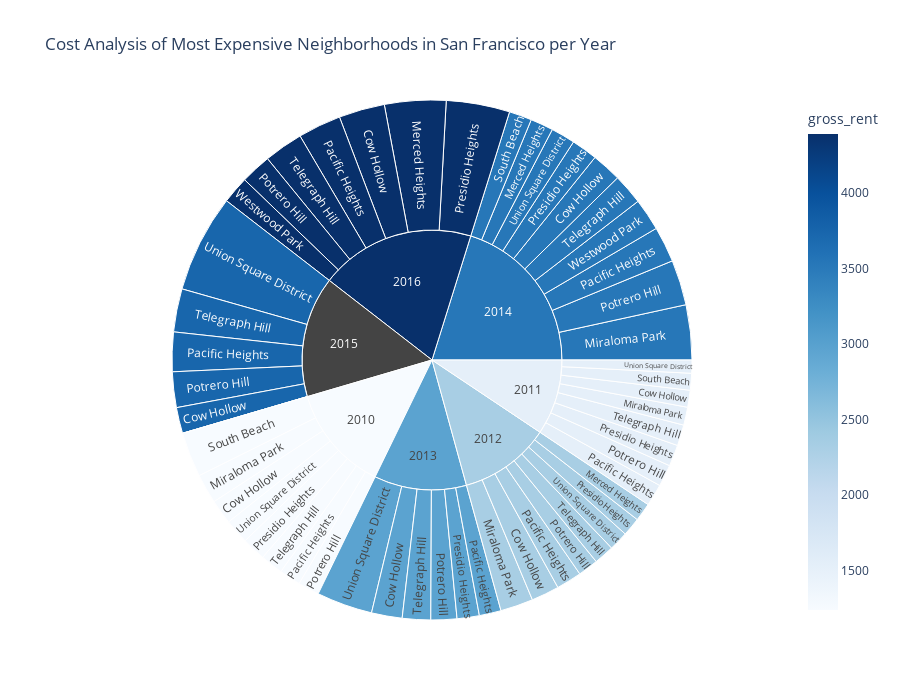

Notebook cell for this chart:
### Markdown cell above
Create a sunburst chart to conduct a costs analysis of most expensive neighborhoods in San Francisco per year

### Code cell
# Sunburst Plot
px.sunburst(
    df_expensive_neighborhoods_per_year,
    path = ["year","neighborhood"],
    values = "sale_price_sqr_foot",
    color="gross_rent", 
    hover_data=["gross_rent"],
    color_continuous_scale="blues",
    height = 700,
    title = "Cost Analysis of Most Expensive Neighborhoods in San Francisco per Year"
)

### Figure 1 — Plotly figure (JSON) as saved in the notebook; plotly's stock layout.template omitted (floating-point values rounded to 4 significant figures)
{"data": [{"branchvalues": "total", "customdata": [[1239, 1239], [1530.0, 1530.0], [2324, 2324], [2971, 2971], [3528.0, 3528.0], [3739.0, 3739.0], [4390, 4390], [2324, 2324], [3528, 3528], [4390, 4390], [1239, 1239], [1530, 1530], [2324, 2324], [3528.0, 3528.0], [1239, 1239], [1530, 1530], [2324, 2324], [2971, 2971], [3528, 3528], [3739, 3739], [4390, 4390], [1239, 1239], [1530, 1530], [2324, 2324], [2971, 2971], [3528, 3528], [3739, 3739], [4390, 4390], [1239, 1239], [1530, 1530], [2324, 2324], [2971, 2971], [3528, 3528], [null, null], [4390, 4390], [1239, 1239], [1530.0, 1530.0], [3528, 3528], [1239, 1239], [1530, 1530], [2324, 2324], [2971, 2971], [3528.0, 3528.0], [3739, 3739], [4390, 4390], [1239, 1239], [1530, 1530], [2324, 2324], [2971, 2971], [3528, 3528], [3739.0, 3739.0], [3528.0, 3528.0], [4390, 4390], [1239.0, 1239.0], [1530, 1530], [2324.0, 2324.0], [2971, 2971], [3528, 3528], [null, null], [4390, 4390]], "domain": {"x": [0, 1], "y": [0, 1]}, "hovertemplate": "labels=%{label}<br>sale_price_sqr_foot=%{value}<br>parent=%{parent}<br>id=%{id}<br>gross_rent=%{color}<extra></extra>", "ids": ["2010/Cow Hollow", "2011/Cow Hollow", "2012/Cow Hollow", "2013/Cow Hollow", "2014/Cow Hollow", "2015/Cow Hollow", "2016/Cow Hollow", "2012/Merced Heights", "2014/Merced Heights", "2016/Merced Heights", "2010/Miraloma Park", "2011/Miraloma Park", "2012/Miraloma Park", "2014/Miraloma Park", "2010/Pacific Heights", "2011/Pacific Heights", "2012/Pacific Heights", "2013/Pacific Heights", "2014/Pacific Heights", "2015/Pacific Heights", "2016/Pacific Heights", "2010/Potrero Hill", "2011/Potrero Hill", "2012/Potrero Hill", "2013/Potrero Hill", "2014/Potrero Hill", "2015/Potrero Hill", "2016/Potrero Hill", "2010/Presidio Heights", "2011/Presidio Heights", "2012/Presidio Heights", "2013/Presidio Heights", "2014/Presidio Heights", "2015/Presidio Heights", "2016/Presidio Heights", "2010/South Beach", "2011/South Beach", "2014/South Beach", "2010/Telegraph Hill", "2011/Telegraph Hill", "2012/Telegraph Hill", "2013/Telegraph Hill", "2014/Telegraph Hill", "2015/Telegraph Hill", "2016/Telegraph Hill", "2010/Union Square District", "2011/Union Square District", "2012/Union Square District", "2013/Union Square District", "2014/Union Square District", "2015/Union Square District", "2014/Westwood Park", "2016/Westwood Park", "2010", "2011", "2012", "2013", "2014", "2015", "2016"], "labels": ["Cow Hollow", "Cow Hollow", "Cow Hollow", "Cow Hollow", "Cow Hollow", "Cow Hollow", "Cow Hollow", "Merced Heights", "Merced Heights", "Merced Heights", "Miraloma Park", "Miraloma Park", "Miraloma Park", "Miraloma Park", "Pacific Heights", "Pacific Heights", "Pacific Heights", "Pacific Heights", "Pacific Heights", "Pacific Heights", "Pacific Heights", "Potrero Hill", "Potrero Hill", "Potrero Hill", "Potrero Hill", "Potrero Hill", "Potrero Hill", "Potrero Hill", "Presidio Heights", "Presidio Heights", "Presidio Heights", "Presidio Heights", "Presidio Heights", "Presidio Heights", "Presidio Heights", "South Beach", "South Beach", "South Beach", "Telegraph Hill", "Telegraph Hill", "Telegraph Hill", "Telegraph Hill", "Telegraph Hill", "Telegraph Hill", "Telegraph Hill", "Union Square District", "Union Square District", "Union Square District", "Union Square District", "Union Square District", "Union Square District", "Westwood Park", "Westwood Park", "2010", "2011", "2012", "2013", "2014", "2015", "2016"], "marker": {"coloraxis": "coloraxis", "colors": [1239, 1530.0, 2324, 2971, 3528.0, 3739.0, 4390, 2324, 3528, 4390, 1239, 1530, 2324, 3528.0, 1239, 1530, 2324, 2971, 3528, 3739, 4390, 1239, 1530, 2324, 2971, 3528, 3739, 4390, 1239, 1530, 2324, 2971, 3528, null, 4390, 1239, 1530.0, 3528, 1239, 1530, 2324, 2971, 3528.0, 3739, 4390, 1239, 1530, 2324, 2971, 3528, 3739.0, 3528.0, 4390, 1239.0, 1530, 2324.0, 2971, 3528, null, 4390]}, "name": "", "parents": ["2010", "2011", "2012", "2013", "2014", "2015", "2016", "2012", "2014", "2016", "2010", "2011", "2012", "2014", "2010", "2011", "2012", "2013", "2014", "2015", "2016", "2010", "2011", "2012", "2013", "2014", "2015", "2016", "2010", "2011", "2012", "2013", "2014", "2015", "2016", "2010", "2011", "2014", "2010", "2011", "2012", "2013", "2014", "2015", "2016", "2010", "2011", "2012", "2013", "2014", "2015", "2014", "2016", "", "", "", "", "", "", ""], "type": "sunburst", "values": [569.4, 390.6, 644.8, 707.4, 691.9, 598.6, 1059.0, 421.1, 528.7, 1417.0, 680.6, 414.7, 756.2, 1268.0, 496.5, 509.0, 586.2, 503.9, 824.7, 910.2, 996.4, 491.5, 503.1, 466.6, 598.7, 1045.0, 821.3, 707.7, 549.4, 493.8, 426.6, 512.8, 603.5, 0, 1466.0, 1037.0, 388.6, 524.6, 524.8, 483.4, 465.8, 653.3, 708.2, 997.0, 903.0, 569.2, 302.1, 445.2, 1290.0, 558.3, 2259.0, 743.0, 631.2, 4918.0, 3485.0, 4213.0, 4267.0, 7496.0, 5586.0, 7180.0]}], "layout": {"coloraxis": {"colorbar": {"title": {"text": "gross_rent"}}, "colorscale": [[0, "rgb(247,251,255)"], [0.125, "rgb(222,235,247)"], [0.25, "rgb(198,219,239)"], [0.375, "rgb(158,202,225)"], [0.5, "rgb(107,174,214)"], [0.625, "rgb(66,146,198)"], [0.75, "rgb(33,113,181)"], [0.875, "rgb(8,81,156)"], [1, "rgb(8,48,107)"]]}, "height": 700, "legend": {"tracegroupgap": 0}, "title": {"text": "Cost Analysis of Most Expensive Neighborhoods in San Francisco per Year"}}}
